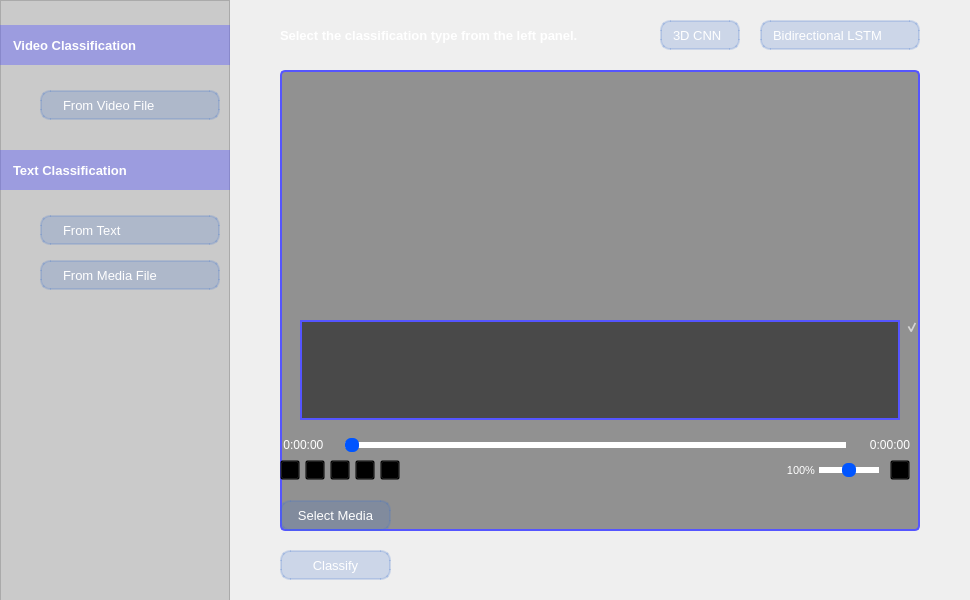
<?xml version="1.0" encoding="UTF-8"?>
<ui version="4.0">
 <class>MainWindow</class>
 <widget class="QMainWindow" name="MainWindow">
  <property name="windowModality">
   <enum>Qt::ApplicationModal</enum>
  </property>
  <property name="geometry">
   <rect>
    <x>0</x>
    <y>0</y>
    <width>970</width>
    <height>600</height>
   </rect>
  </property>
  <property name="sizePolicy">
   <sizepolicy hsizetype="Fixed" vsizetype="Fixed">
    <horstretch>0</horstretch>
    <verstretch>0</verstretch>
   </sizepolicy>
  </property>
  <property name="minimumSize">
   <size>
    <width>970</width>
    <height>600</height>
   </size>
  </property>
  <property name="maximumSize">
   <size>
    <width>970</width>
    <height>600</height>
   </size>
  </property>
  <property name="font">
   <font>
    <family>Arial,Helvetica,sans-serif</family>
    <pointsize>10</pointsize>
   </font>
  </property>
  <property name="windowTitle">
   <string>AI Classification Tool</string>
  </property>
  <property name="windowIcon">
   <iconset>
    <normaloff>images/window_icon.png</normaloff>images/window_icon.png</iconset>
  </property>
  <property name="styleSheet">
   <string notr="true">color: rgb(255, 255, 255);
background-image: url(GUI/images/bg_image.png);
font-family: Arial, Helvetica, sans-serif;



</string>
  </property>
  <widget class="QWidget" name="centralWidget">
   <property name="font">
    <font>
     <family>Arial,Helvetica,sans-serif</family>
     <pointsize>10</pointsize>
    </font>
   </property>
   <property name="styleSheet">
    <string notr="true">background: rgba(0, 0, 0, 0);</string>
   </property>
   <widget class="QFrame" name="select_classification_type_frame">
    <property name="enabled">
     <bool>true</bool>
    </property>
    <property name="geometry">
     <rect>
      <x>0</x>
      <y>0</y>
      <width>230</width>
      <height>700</height>
     </rect>
    </property>
    <property name="styleSheet">
     <string notr="true">background-color: rgba(0, 0, 0, 40);</string>
    </property>
    <property name="frameShape">
     <enum>QFrame::StyledPanel</enum>
    </property>
    <property name="frameShadow">
     <enum>QFrame::Raised</enum>
    </property>
    <widget class="QRadioButton" name="video_classification_from_video_file_button">
     <property name="geometry">
      <rect>
       <x>40</x>
       <y>90</y>
       <width>180</width>
       <height>30</height>
      </rect>
     </property>
     <property name="font">
      <font>
       <family>Arial,Helvetica,sans-serif</family>
       <pointsize>10</pointsize>
      </font>
     </property>
     <property name="styleSheet">
      <string notr="true">QRadioButton {
	
    color: #ffffff;
    background-color: rgb(63, 112, 204,50);
    border: 2px solid rgb(63, 112, 204,50);
    border-radius: 10px;
    padding: 5px;
}

QRadioButton::indicator {
    width: 10px;
    height: 10px;
    border-radius: 7px;
}

QRadioButton::indicator::checked {
    background-color: rgb(63, 112, 204);
    border: 2px solid rgb(63, 112, 204);
}</string>
     </property>
     <property name="text">
      <string>From Video File</string>
     </property>
    </widget>
    <widget class="QRadioButton" name="text_classification_from_text_button">
     <property name="geometry">
      <rect>
       <x>40</x>
       <y>215</y>
       <width>180</width>
       <height>30</height>
      </rect>
     </property>
     <property name="font">
      <font>
       <family>Arial,Helvetica,sans-serif</family>
       <pointsize>10</pointsize>
      </font>
     </property>
     <property name="styleSheet">
      <string notr="true">QRadioButton {
	
    color: #ffffff;
    background-color: rgb(63, 112, 204,50);
    border: 2px solid rgb(63, 112, 204,50);
    border-radius: 10px;
    padding: 5px;
}

QRadioButton::indicator {
    width: 10px;
    height: 10px;
    border-radius: 7px;
}

QRadioButton::indicator::checked {
    background-color: rgb(63, 112, 204);
    border: 2px solid rgb(63, 112, 204);
}</string>
     </property>
     <property name="text">
      <string>From Text</string>
     </property>
    </widget>
    <widget class="QLabel" name="category1">
     <property name="geometry">
      <rect>
       <x>0</x>
       <y>25</y>
       <width>230</width>
       <height>40</height>
      </rect>
     </property>
     <property name="font">
      <font>
       <family>Arial,Helvetica,sans-serif</family>
       <pointsize>10</pointsize>
       <weight>75</weight>
       <bold>true</bold>
      </font>
     </property>
     <property name="styleSheet">
      <string notr="true">QLabel{
background-color:rgb(85, 85, 255,100);
padding-left:10px;
}
</string>
     </property>
     <property name="text">
      <string>Video Classification</string>
     </property>
     <property name="margin">
      <number>10</number>
     </property>
    </widget>
    <widget class="QLabel" name="category2">
     <property name="geometry">
      <rect>
       <x>0</x>
       <y>150</y>
       <width>230</width>
       <height>40</height>
      </rect>
     </property>
     <property name="font">
      <font>
       <family>Arial,Helvetica,sans-serif</family>
       <pointsize>10</pointsize>
       <weight>75</weight>
       <bold>true</bold>
      </font>
     </property>
     <property name="styleSheet">
      <string notr="true">QLabel{
background-color:rgb(85, 85, 255,100);
padding-left:10px;
}

</string>
     </property>
     <property name="text">
      <string>Text Classification</string>
     </property>
     <property name="margin">
      <number>10</number>
     </property>
    </widget>
    <widget class="QRadioButton" name="text_classification_from_media_file_button">
     <property name="geometry">
      <rect>
       <x>40</x>
       <y>260</y>
       <width>180</width>
       <height>30</height>
      </rect>
     </property>
     <property name="font">
      <font>
       <family>Arial,Helvetica,sans-serif</family>
       <pointsize>10</pointsize>
      </font>
     </property>
     <property name="styleSheet">
      <string notr="true">QRadioButton {
	
    color: #ffffff;
    background-color: rgb(63, 112, 204,50);
    border: 2px solid rgb(63, 112, 204,50);
    border-radius: 10px;
    padding: 5px;
}

QRadioButton::indicator {
    width: 10px;
    height: 10px;
    border-radius: 7px;
}

QRadioButton::indicator::checked {
    background-color: rgb(63, 112, 204);
    border: 2px solid rgb(63, 112, 204);
}</string>
     </property>
     <property name="text">
      <string>From Media File</string>
     </property>
    </widget>
   </widget>
   <widget class="QPlainTextEdit" name="plain_text_area">
    <property name="geometry">
     <rect>
      <x>280</x>
      <y>70</y>
      <width>640</width>
      <height>461</height>
     </rect>
    </property>
    <property name="font">
     <font>
      <family>Arial,Helvetica,sans-serif</family>
      <pointsize>10</pointsize>
     </font>
    </property>
    <property name="styleSheet">
     <string notr="true">padding:20px;
background-color: rgba(0, 0, 0, 100);
border:2px solid rgb(85, 85, 255);
border-radius:5px</string>
    </property>
    <property name="plainText">
     <string/>
    </property>
    <property name="backgroundVisible">
     <bool>false</bool>
    </property>
    <property name="centerOnScroll">
     <bool>false</bool>
    </property>
   </widget>
   <widget class="QWidget" name="classification_widget" native="true">
    <property name="geometry">
     <rect>
      <x>280</x>
      <y>550</y>
      <width>638</width>
      <height>30</height>
     </rect>
    </property>
    <property name="styleSheet">
     <string notr="true"/>
    </property>
    <widget class="QPushButton" name="classify_button">
     <property name="geometry">
      <rect>
       <x>0</x>
       <y>0</y>
       <width>111</width>
       <height>30</height>
      </rect>
     </property>
     <property name="font">
      <font>
       <family>Arial,Helvetica,sans-serif</family>
       <pointsize>10</pointsize>
      </font>
     </property>
     <property name="styleSheet">
      <string notr="true">QPushButton{
 background-color: rgb(63, 112, 204,50);
 border: 2px solid rgb(63, 112, 204,50);
 border-radius: 10px;
}

QPushButton:hover{
 background-color:rgb(85, 85, 255);}</string>
     </property>
     <property name="text">
      <string>Classify</string>
     </property>
    </widget>
    <widget class="QLabel" name="predicted_class_label">
     <property name="geometry">
      <rect>
       <x>120</x>
       <y>0</y>
       <width>517</width>
       <height>31</height>
      </rect>
     </property>
     <property name="font">
      <font>
       <family>Arial,Helvetica,sans-serif</family>
       <pointsize>9</pointsize>
      </font>
     </property>
     <property name="styleSheet">
      <string notr="true"/>
     </property>
     <property name="text">
      <string/>
     </property>
    </widget>
   </widget>
   <widget class="QWidget" name="media_widget" native="true">
    <property name="geometry">
     <rect>
      <x>280</x>
      <y>70</y>
      <width>640</width>
      <height>461</height>
     </rect>
    </property>
    <property name="font">
     <font>
      <family>Arial,Helvetica,sans-serif</family>
      <pointsize>10</pointsize>
     </font>
    </property>
    <property name="styleSheet">
     <string notr="true"/>
    </property>
    <widget class="QSlider" name="media_playing_slider">
     <property name="enabled">
      <bool>true</bool>
     </property>
     <property name="geometry">
      <rect>
       <x>65</x>
       <y>365</y>
       <width>501</width>
       <height>20</height>
      </rect>
     </property>
     <property name="minimumSize">
      <size>
       <width>0</width>
       <height>0</height>
      </size>
     </property>
     <property name="maximumSize">
      <size>
       <width>16777215</width>
       <height>21</height>
      </size>
     </property>
     <property name="styleSheet">
      <string notr="true">QSlider::groove:horizontal {
     background: white;
     height: 6px;
 }
            
QSlider::handle:horizontal {
     background:rgb(0, 85, 255);
 	 width: 14px;
     margin-top: -4px;
     margin-bottom: -4px;
     border-radius: 6px;
}</string>
     </property>
     <property name="maximum">
      <number>1000</number>
     </property>
     <property name="pageStep">
      <number>10</number>
     </property>
     <property name="tracking">
      <bool>true</bool>
     </property>
     <property name="orientation">
      <enum>Qt::Horizontal</enum>
     </property>
     <property name="tickPosition">
      <enum>QSlider::NoTicks</enum>
     </property>
    </widget>
    <widget class="QLabel" name="media_total_time_label">
     <property name="geometry">
      <rect>
       <x>570</x>
       <y>365</y>
       <width>60</width>
       <height>20</height>
      </rect>
     </property>
     <property name="font">
      <font>
       <family>Arial,Helvetica,sans-serif</family>
       <pointsize>9</pointsize>
      </font>
     </property>
     <property name="styleSheet">
      <string notr="true"/>
     </property>
     <property name="text">
      <string>0:00:00</string>
     </property>
     <property name="alignment">
      <set>Qt::AlignRight|Qt::AlignTrailing|Qt::AlignVCenter</set>
     </property>
    </widget>
    <widget class="QLabel" name="media_elapsed_time_label">
     <property name="geometry">
      <rect>
       <x>0</x>
       <y>365</y>
       <width>60</width>
       <height>20</height>
      </rect>
     </property>
     <property name="font">
      <font>
       <family>Arial,Helvetica,sans-serif</family>
       <pointsize>9</pointsize>
      </font>
     </property>
     <property name="text">
      <string> 0:00:00</string>
     </property>
    </widget>
    <widget class="QPushButton" name="play_pause_media_button">
     <property name="geometry">
      <rect>
       <x>0</x>
       <y>390</y>
       <width>20</width>
       <height>20</height>
      </rect>
     </property>
     <property name="minimumSize">
      <size>
       <width>15</width>
       <height>15</height>
      </size>
     </property>
     <property name="styleSheet">
      <string notr="true">QPushButton:hover{
background-color:rgb(85, 85, 255);}</string>
     </property>
     <property name="text">
      <string/>
     </property>
     <property name="icon">
      <iconset>
       <normaloff>images/play_media.png</normaloff>images/play_media.png</iconset>
     </property>
     <property name="iconSize">
      <size>
       <width>20</width>
       <height>20</height>
      </size>
     </property>
    </widget>
    <widget class="QPushButton" name="stop_media_button">
     <property name="geometry">
      <rect>
       <x>50</x>
       <y>390</y>
       <width>20</width>
       <height>20</height>
      </rect>
     </property>
     <property name="minimumSize">
      <size>
       <width>15</width>
       <height>15</height>
      </size>
     </property>
     <property name="styleSheet">
      <string notr="true">QPushButton:hover{
background-color:rgb(85, 85, 255);}

</string>
     </property>
     <property name="text">
      <string/>
     </property>
     <property name="icon">
      <iconset>
       <normaloff>images/stop_media.png</normaloff>images/stop_media.png</iconset>
     </property>
     <property name="iconSize">
      <size>
       <width>20</width>
       <height>20</height>
      </size>
     </property>
    </widget>
    <widget class="QPushButton" name="replay_media_button">
     <property name="geometry">
      <rect>
       <x>100</x>
       <y>390</y>
       <width>20</width>
       <height>20</height>
      </rect>
     </property>
     <property name="minimumSize">
      <size>
       <width>20</width>
       <height>20</height>
      </size>
     </property>
     <property name="styleSheet">
      <string notr="true">QPushButton:hover{
background-color:rgb(85, 85, 255);}</string>
     </property>
     <property name="text">
      <string/>
     </property>
     <property name="icon">
      <iconset>
       <normaloff>images/replay_media.png</normaloff>images/replay_media.png</iconset>
     </property>
     <property name="iconSize">
      <size>
       <width>20</width>
       <height>20</height>
      </size>
     </property>
    </widget>
    <widget class="QPushButton" name="mute_unmute_media_button">
     <property name="geometry">
      <rect>
       <x>610</x>
       <y>390</y>
       <width>20</width>
       <height>20</height>
      </rect>
     </property>
     <property name="minimumSize">
      <size>
       <width>20</width>
       <height>20</height>
      </size>
     </property>
     <property name="styleSheet">
      <string notr="true">QPushButton:hover{
background-color:rgb(85, 85, 255);}</string>
     </property>
     <property name="text">
      <string/>
     </property>
     <property name="icon">
      <iconset>
       <normaloff>images/unmute_media.png</normaloff>images/unmute_media.png</iconset>
     </property>
     <property name="iconSize">
      <size>
       <width>20</width>
       <height>20</height>
      </size>
     </property>
    </widget>
    <widget class="QPushButton" name="select_media_button">
     <property name="geometry">
      <rect>
       <x>0</x>
       <y>430</y>
       <width>111</width>
       <height>31</height>
      </rect>
     </property>
     <property name="font">
      <font>
       <family>Arial,Helvetica,sans-serif</family>
       <pointsize>10</pointsize>
      </font>
     </property>
     <property name="toolTip">
      <string extracomment="Select a new media"/>
     </property>
     <property name="layoutDirection">
      <enum>Qt::LeftToRight</enum>
     </property>
     <property name="styleSheet">
      <string notr="true">QPushButton{
 background-color: rgb(63, 112, 204,50);
 border: 2px solid rgb(63, 112, 204,50);
 border-radius: 10px;
}

QPushButton:hover{
 background-color:rgb(85, 85, 255);}</string>
     </property>
     <property name="text">
      <string>Select Media</string>
     </property>
    </widget>
    <widget class="QLabel" name="media_path_label">
     <property name="geometry">
      <rect>
       <x>120</x>
       <y>430</y>
       <width>521</width>
       <height>30</height>
      </rect>
     </property>
     <property name="font">
      <font>
       <family>Arial,Helvetica,sans-serif</family>
       <pointsize>9</pointsize>
      </font>
     </property>
     <property name="layoutDirection">
      <enum>Qt::LeftToRight</enum>
     </property>
     <property name="autoFillBackground">
      <bool>false</bool>
     </property>
     <property name="styleSheet">
      <string notr="true">background-color: rgba(0, 0, 0,0);
</string>
     </property>
     <property name="frameShadow">
      <enum>QFrame::Plain</enum>
     </property>
     <property name="text">
      <string/>
     </property>
     <property name="scaledContents">
      <bool>false</bool>
     </property>
    </widget>
    <widget class="QFrame" name="media_screen_frame">
     <property name="geometry">
      <rect>
       <x>0</x>
       <y>0</y>
       <width>640</width>
       <height>360</height>
      </rect>
     </property>
     <property name="font">
      <font>
       <family>Arial,Helvetica,sans-serif</family>
       <pointsize>10</pointsize>
       <kerning>true</kerning>
      </font>
     </property>
     <property name="autoFillBackground">
      <bool>false</bool>
     </property>
     <property name="styleSheet">
      <string notr="true"/>
     </property>
     <property name="frameShape">
      <enum>QFrame::StyledPanel</enum>
     </property>
     <property name="frameShadow">
      <enum>QFrame::Raised</enum>
     </property>
    </widget>
    <widget class="QPlainTextEdit" name="media_text_area">
     <property name="geometry">
      <rect>
       <x>20</x>
       <y>250</y>
       <width>600</width>
       <height>100</height>
      </rect>
     </property>
     <property name="font">
      <font>
       <family>Arial,Helvetica,sans-serif</family>
       <pointsize>10</pointsize>
      </font>
     </property>
     <property name="styleSheet">
      <string notr="true">background: rgba(0, 0, 0, 0.5);
border:2px solid rgb(85, 85, 255);
font-size:10pt;
text-align: justify;</string>
     </property>
     <property name="frameShape">
      <enum>QFrame::StyledPanel</enum>
     </property>
     <property name="readOnly">
      <bool>true</bool>
     </property>
     <property name="plainText">
      <string/>
     </property>
     <property name="isVisible" stdset="0">
      <bool>false</bool>
     </property>
    </widget>
    <widget class="QCheckBox" name="show_hide_media_text_checkbox">
     <property name="geometry">
      <rect>
       <x>625</x>
       <y>250</y>
       <width>15</width>
       <height>15</height>
      </rect>
     </property>
     <property name="text">
      <string/>
     </property>
     <property name="checked">
      <bool>true</bool>
     </property>
     <property name="tristate">
      <bool>false</bool>
     </property>
    </widget>
    <widget class="QSlider" name="control_media_volume_slider">
     <property name="geometry">
      <rect>
       <x>539</x>
       <y>390</y>
       <width>60</width>
       <height>20</height>
      </rect>
     </property>
     <property name="styleSheet">
      <string notr="true">QSlider::groove:horizontal {
     background: white;
     height: 6px;
 }
            
QSlider::handle:horizontal {
     background:rgb(0, 85, 255);
 	 width: 14px;
     margin-top: -4px;
     margin-bottom: -4px;
     border-radius: 6px;
}

</string>
     </property>
     <property name="maximum">
      <number>100</number>
     </property>
     <property name="sliderPosition">
      <number>50</number>
     </property>
     <property name="orientation">
      <enum>Qt::Horizontal</enum>
     </property>
    </widget>
    <widget class="QLabel" name="volume_level_label">
     <property name="geometry">
      <rect>
       <x>500</x>
       <y>390</y>
       <width>35</width>
       <height>20</height>
      </rect>
     </property>
     <property name="font">
      <font>
       <family>Arial,Helvetica,sans-serif</family>
       <pointsize>8</pointsize>
      </font>
     </property>
     <property name="text">
      <string>100%</string>
     </property>
     <property name="alignment">
      <set>Qt::AlignRight|Qt::AlignTrailing|Qt::AlignVCenter</set>
     </property>
    </widget>
    <widget class="QPushButton" name="rewind_media_10s_button">
     <property name="geometry">
      <rect>
       <x>25</x>
       <y>390</y>
       <width>20</width>
       <height>20</height>
      </rect>
     </property>
     <property name="minimumSize">
      <size>
       <width>15</width>
       <height>15</height>
      </size>
     </property>
     <property name="styleSheet">
      <string notr="true">QPushButton:hover{
background-color:rgb(85, 85, 255);}</string>
     </property>
     <property name="text">
      <string/>
     </property>
     <property name="icon">
      <iconset>
       <normaloff>images/backward_media_10.png</normaloff>images/backward_media_10.png</iconset>
     </property>
     <property name="iconSize">
      <size>
       <width>20</width>
       <height>20</height>
      </size>
     </property>
    </widget>
    <widget class="QPushButton" name="forward_media_10s_button">
     <property name="geometry">
      <rect>
       <x>75</x>
       <y>390</y>
       <width>20</width>
       <height>20</height>
      </rect>
     </property>
     <property name="minimumSize">
      <size>
       <width>15</width>
       <height>15</height>
      </size>
     </property>
     <property name="styleSheet">
      <string notr="true">QPushButton:hover{
background-color:rgb(85, 85, 255);}

</string>
     </property>
     <property name="text">
      <string/>
     </property>
     <property name="icon">
      <iconset>
       <normaloff>images/forward_media_10.png</normaloff>images/forward_media_10.png</iconset>
     </property>
     <property name="iconSize">
      <size>
       <width>20</width>
       <height>20</height>
      </size>
     </property>
    </widget>
   </widget>
   <widget class="QWidget" name="select_model_widget" native="true">
    <property name="geometry">
     <rect>
      <x>660</x>
      <y>20</y>
      <width>261</width>
      <height>31</height>
     </rect>
    </property>
    <property name="styleSheet">
     <string notr="true"/>
    </property>
    <property name="setVisible" stdset="0">
     <bool>false</bool>
    </property>
    <widget class="QRadioButton" name="model1_button">
     <property name="geometry">
      <rect>
       <x>0</x>
       <y>0</y>
       <width>80</width>
       <height>30</height>
      </rect>
     </property>
     <property name="font">
      <font>
       <family>Arial,Helvetica,sans-serif</family>
       <pointsize>10</pointsize>
      </font>
     </property>
     <property name="layoutDirection">
      <enum>Qt::LeftToRight</enum>
     </property>
     <property name="styleSheet">
      <string notr="true">QRadioButton {
	
    color: #ffffff;
    background-color: rgb(63, 112, 204,50);
    border: 2px solid rgb(63, 112, 204,50);
    border-radius: 10px;
    padding: 5px;
	
}

QRadioButton::indicator {
    width: 0px;
    height: 0px;
    border-radius: 7px;
}
QRadioButton::checked {
    background-color: rgb(63, 112, 204,230);
    border: 2px solid rgb(63, 112, 204,200);
}


</string>
     </property>
     <property name="text">
      <string>3D CNN</string>
     </property>
    </widget>
    <widget class="QRadioButton" name="model2_button">
     <property name="geometry">
      <rect>
       <x>100</x>
       <y>0</y>
       <width>160</width>
       <height>30</height>
      </rect>
     </property>
     <property name="font">
      <font>
       <family>Arial,Helvetica,sans-serif</family>
       <pointsize>10</pointsize>
      </font>
     </property>
     <property name="styleSheet">
      <string notr="true">QRadioButton {
	
    color: #ffffff;
    background-color: rgb(63, 112, 204,50);
    border: 2px solid rgb(63, 112, 204,50);
    border-radius: 10px;
    padding: 5px;
}

QRadioButton::indicator {
    width: 0px;
    height: 0px;
    border-radius: 7px;
}
QRadioButton::checked {
    background-color: rgb(63, 112, 204,230);
    border: 2px solid rgb(63, 112, 204,200);
}


</string>
     </property>
     <property name="text">
      <string>Bidirectional LSTM</string>
     </property>
    </widget>
   </widget>
   <widget class="QLabel" name="classification_type">
    <property name="enabled">
     <bool>false</bool>
    </property>
    <property name="geometry">
     <rect>
      <x>280</x>
      <y>25</y>
      <width>381</width>
      <height>20</height>
     </rect>
    </property>
    <property name="font">
     <font>
      <family>Arial,Helvetica,sans-serif</family>
      <pointsize>10</pointsize>
      <weight>75</weight>
      <bold>true</bold>
     </font>
    </property>
    <property name="layoutDirection">
     <enum>Qt::LeftToRight</enum>
    </property>
    <property name="autoFillBackground">
     <bool>false</bool>
    </property>
    <property name="styleSheet">
     <string notr="true"/>
    </property>
    <property name="text">
     <string>Select the classification type from the left panel.</string>
    </property>
   </widget>
  </widget>
 </widget>
 <resources/>
 <connections/>
</ui>
